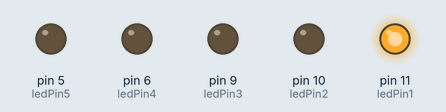
Simulated run of this sketch. Board: Arduino Uno, built with avr-gcc and run on an emulated ATmega328P. On the bench: output pins drawn as LEDs (lit = HIGH).

Above: at 0.05 s.
At 2.5 s:
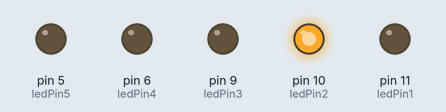
At 5.0 s:
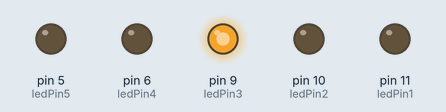
At 7.0 s:
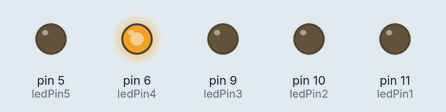
At 8.45 s:
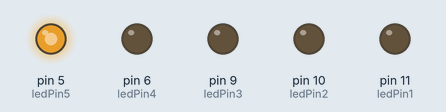
At 9.95 s:
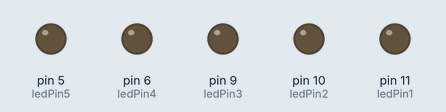
Timing chart, 0 to 13.0 s (numbered marks = the images above):
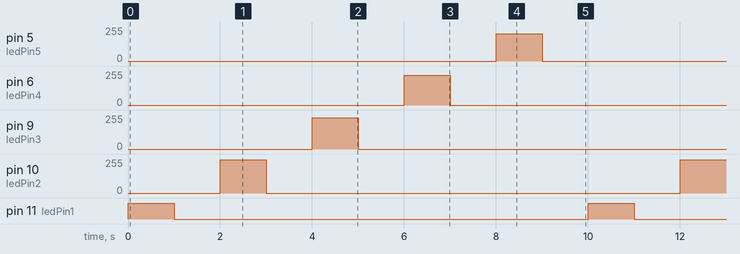

Measured:
- by itself, pin 5 (ledPin5): alternates 206/255 for 1.0 s and 0/255 for 9.0 s
- by itself, pin 6 (ledPin4): alternates 222/255 for 1.0 s and 0/255 for 9.0 s
- by itself, pin 9 (ledPin3): alternates 233/255 for 1.0 s and 0/255 for 9.0 s
- by itself, pin 10 (ledPin2): alternates 250/255 for 1.0 s and 0/255 for 9.0 s
- by itself, pin 11 (ledPin1): alternates HIGH for 1.0 s and LOW for 9.0 s

The sketch:

LAB0_EXERCISE5_PWM.ino
```cpp
int ledPin1 = 11;
int ledPin2 = 10;
int ledPin3 = 9;
int ledPin4 = 6;
int ledPin5 = 5;

// the setup function runs once when you press reset or power the board
void setup() {
  // initialize digital pin LED_BUILTIN as an output.
  pinMode(ledPin1, OUTPUT);
  pinMode(ledPin2, OUTPUT);
  pinMode(ledPin3, OUTPUT);
  pinMode(ledPin4, OUTPUT);
  pinMode(ledPin5, OUTPUT);
}

// the loop function runs over and over again forever
void loop() {
  analogWrite(ledPin1, 255);  // turn the LED on (HIGH is the voltage level)
  delay(1000);                      // wait for a second
  analogWrite(ledPin1, 0);   // turn the LED off by making the voltage LOW
  delay(1000);                      // wait for a second
  analogWrite(ledPin2, 250);
  delay(1000);
  analogWrite(ledPin2, 0);
  delay(1000);
  analogWrite(ledPin3, 233);
  delay(1000);
  analogWrite(ledPin3, 0);
  delay(1000);
  analogWrite(ledPin4, 222);
  delay(1000);
  analogWrite(ledPin4, 0);
  delay(1000);
  analogWrite(ledPin5, 206);
  delay(1000);
  analogWrite(ledPin5, 0);
  delay(1000);
}
```
